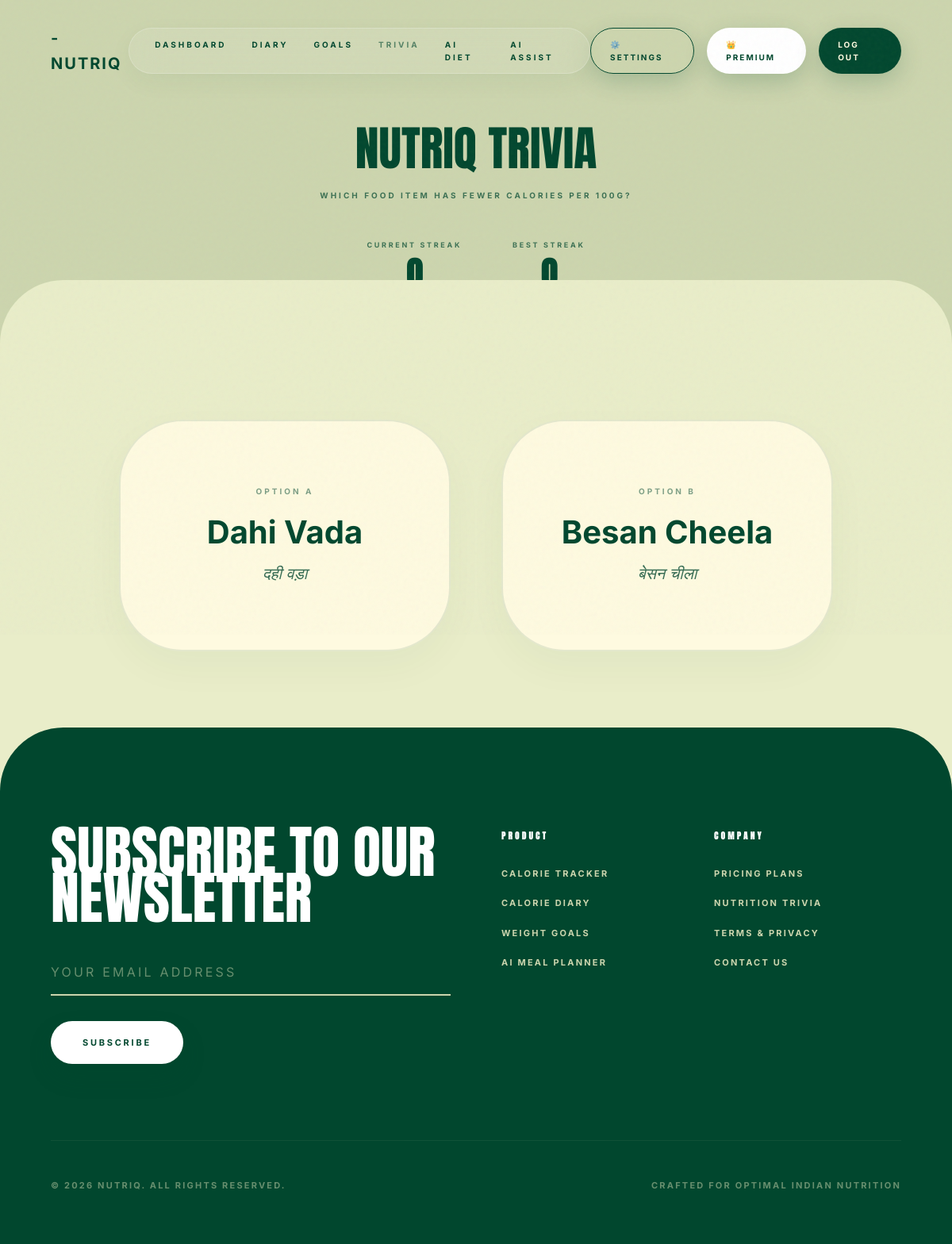
Page /trivia/ (signed in) on the committed database.
### app/models/food.py (models this page shows)
class FoodItem(db.Model):
    __tablename__ = 'food_items'
    id = db.Column(db.Integer, primary_key=True)
    name = db.Column(db.String(150), nullable=False, index=True)
    name_hindi = db.Column(db.String(150), nullable=True)
    category = db.Column(db.String(50), default="Indian") # Indian/Global/Packaged
    calories_per_100g = db.Column(db.Float, nullable=False)
    protein_g = db.Column(db.Float, default=0.0)
    carbs_g = db.Column(db.Float, default=0.0)
    fat_g = db.Column(db.Float, default=0.0)
    fiber_g = db.Column(db.Float, default=0.0)
    region = db.Column(db.String(100), nullable=True) # Punjab, South India, etc.
    is_verified = db.Column(db.Boolean, default=False)
    source = db.Column(db.String(50), default="manual") # manual/openfoodfacts/usda
    barcode = db.Column(db.String(50), nullable=True, unique=True, index=True) # Barcode for lookup
    logs = db.relationship('FoodLog', backref='food_item', lazy=True, cascade="all, delete-orphan")

### app/routes/trivia.py (the view)
@trivia_bp.route('/', methods=['GET'])
@login_required
def index():
    if 'trivia_streak' not in session:
        session['trivia_streak'] = 0
    if 'trivia_best_streak' not in session:
        session['trivia_best_streak'] = 0
    item1, item2 = get_surprising_pair()
    if not item1 or not item2:
        return render_template('trivia/index.html', error="Not enough food items in the database to play trivia. Please seed first.")
    session['trivia_item_1_id'] = item1.id
    session['trivia_item_2_id'] = item2.id
    return render_template(
        'trivia/index.html',
        item1=item1,
        item2=item2,
        streak=session['trivia_streak'],
        best_streak=session['trivia_best_streak']
    )

### app/models/user.py (called while the page is built)
@login_manager.user_loader
def load_user(user_id):
    return User.query.get(int(user_id))

### app/routes/trivia.py (called while the page is built)
def get_surprising_pair():
    foods = FoodItem.query.all()
    if len(foods) < 2:
        return None, None
    for _ in range(50):  # Try 50 times to find a close pair
        item1 = random.choice(foods)
        item2 = random.choice(foods)
        if item1.id == item2.id:
            continue
        c1 = item1.calories_per_100g
        c2 = item2.calories_per_100g
        if c1 == 0 or c2 == 0:
            continue
        diff_ratio = abs(c1 - c2) / max(c1, c2)
        if diff_ratio < 0.40 and c1 != c2:
            return item1, item2
    item1 = random.choice(foods)
    item2 = random.choice(foods)
    while item2.id == item1.id:
        item2 = random.choice(foods)
    return item1, item2

### app/templates/trivia/index.html (shortened to what this page needs)
{% extends 'base.html' %}
{% block content %}
<div class="hero flex-center" style="background-color: var(--color-sage); min-height: 45vh; height: auto; padding-top: 10rem; padding-bottom: 4rem;">
    <div class="container text-center" style="max-width: 800px; padding: 0 2rem;">
        <h1 style="font-size: 5vw; line-height: 0.9; margin-bottom: 1.5rem;">NUTRIQ TRIVIA</h1>
        <p class="label-uppercase" style="opacity: 0.7; margin-bottom: 3rem;">Which food item has FEWER calories per 100g?</p>
        <div style="display: flex; justify-content: center; gap: 4rem; font-weight: bold;">
            <div>
                <span class="label-uppercase" style="font-size: 9px; opacity: 0.7;">Current Streak</span>
                <strong id="streak-value" style="font-size: 2.5rem; font-family: var(--font-display); line-height: 1; color: var(--color-forest);">{{ streak }}</strong>
            </div>
            <div>
                <span class="label-uppercase" style="font-size: 9px; opacity: 0.7;">Best Streak</span>
                <strong id="best-streak-value" style="font-size: 2.5rem; font-family: var(--font-display); line-height: 1; color: var(--color-forest);">{{ best_streak }}</strong>
            </div>
        </div>
    </div>
</div>
<div class="section-wrapper section-olive" style="min-height: 50vh;">
    <div class="container" style="max-width: 900px;">
        {% if error %}
            <div class="db-panel text-center" style="padding: 5rem 2rem;">
                <p>{{ error }}</p>
            </div>
        {% else %}
            <div class="trivia-split">
                <div class="trivia-choice-card" id="item-card-1" data-id="{{ item1.id }}">
                    <p class="label-uppercase" style="opacity: 0.5;">Option A</p>
                    <h3 style="font-family: var(--font-body); font-weight: bold; text-transform: none; font-size: 2.5rem; margin-top: 1.5rem;">
                        {{ item1.name }}
                    </h3>
                    <p style="font-size: 1.25rem; font-style: italic; opacity: 0.8; margin-top: 0.25rem;">
                        {{ item1.name_hindi or '' }}
                    </p>
                </div>
                <div class="trivia-choice-card" id="item-card-2" data-id="{{ item2.id }}">
                    <p class="label-uppercase" style="opacity: 0.5;">Option B</p>
                    <h3 style="font-family: var(--font-body); font-weight: bold; text-transform: none; font-size: 2.5rem; margin-top: 1.5rem;">
                        {{ item2.name }}
                    </h3>
                    <p style="font-size: 1.25rem; font-style: italic; opacity: 0.8; margin-top: 0.25rem;">
                        {{ item2.name_hindi or '' }}
                    </p>
                </div>
            </div>
        {% endif %}
    </div>
</div>
{% endblock %}

### app/templates/base.html (shortened to what this page needs)
<!DOCTYPE html>
<html lang="en">
<head>
    <link rel="stylesheet" href="{{ url_for('static', filename='css/main.css') }}">
</head>
<body>
    <header class="navbar-fixed">
        <div class="logo">
            <a href="{{ url_for('dashboard.index') }}">-NUTRIQ</a>
        </div>
        <nav class="nav-pill">
            <a href="{{ url_for('dashboard.index') }}" class="nav-link {% if request.blueprint == 'dashboard' %}active{% endif %}">DASHBOARD</a>
            <a href="{{ url_for('diary.index') }}" class="nav-link {% if request.blueprint == 'diary' %}active{% endif %}">DIARY</a>
            <a href="{{ url_for('goals.index') }}" class="nav-link {% if request.blueprint == 'goals' %}active{% endif %}">GOALS</a>
            <a href="{{ url_for('trivia.index') }}" class="nav-link {% if request.blueprint == 'trivia' %}active{% endif %}">TRIVIA</a>
            <a href="{{ url_for('ai.diet_plan') }}" class="nav-link {% if request.blueprint == 'ai' and request.endpoint == 'ai.diet_plan' %}active{% endif %}">AI DIET</a>
            <a href="{{ url_for('ai.chatbot') }}" class="nav-link {% if request.blueprint == 'ai' and request.endpoint == 'ai.chatbot' %}active{% endif %}">AI ASSIST</a>
        </nav>
        <div style="display: flex; gap: 1rem;">
            {% if current_user.is_authenticated %}
                <a href="{{ url_for('notifications.settings') }}" class="nav-right-pill" style="background: none; border: 1px solid var(--color-forest); color: var(--color-forest);">
                    ⚙️ SETTINGS
                </a>
                <a href="{{ url_for('billing.plans') }}" class="nav-right-pill">
                    {% if current_user.is_premium %}👑 PREMIUM{% else %}UPGRADE{% endif %}
                </a>
                <a href="{{ url_for('auth.logout') }}" class="nav-right-pill" style="background: var(--color-forest); color: var(--color-cream);">
                    LOG OUT
                </a>
            {% else %}
                <a href="{{ url_for('auth.login') }}" class="nav-right-pill">LOG IN</a>
                <a href="{{ url_for('auth.register') }}" class="nav-right-pill" style="background: var(--color-forest); color: var(--color-cream);">SIGN UP</a>
            {% endif %}
        </div>
    </header>
    {% if error_title %}
    <div class="hero flex-center text-center" style="flex-direction: column;">
        <h1 style="font-size: 10vw; line-height: 0.8;">{{ error_title }}</h1>
        <p style="font-size: 1.5rem; max-width: 600px; margin-top: 2rem; margin-bottom: 3rem;">{{ error_desc }}</p>
        <a href="{{ url_for('dashboard.index') }}" class="btn-premium">GO HOME</a>
    </div>
    {% else %}
        {% block content %}{% endblock %}
    {% endif %}
    <footer>
        <div class="container">
            <div class="footer-grid">
                <div class="footer-left">
                    <h2 style="font-size: 6vw; line-height: 0.8; margin-bottom: 2rem; color: var(--color-white);">SUBSCRIBE TO OUR NEWSLETTER</h2>
                    <form action="#" method="POST" onsubmit="event.preventDefault(); alert('Subscribed!');">
                        <input type="email" placeholder="YOUR EMAIL ADDRESS" class="input-underline" required>
                        <button type="submit" class="btn-premium" style="background-color: var(--color-white); color: var(--color-forest);">SUBSCRIBE</button>
                    </form>
                </div>
                <div class="footer-right">
                    <div class="footer-link-col">
                        <h4>PRODUCT</h4>
                        <ul>
                            <li><a href="{{ url_for('dashboard.index') }}">Calorie tracker</a></li>
                            <li><a href="{{ url_for('diary.index') }}">Calorie Diary</a></li>
                            <li><a href="{{ url_for('goals.index') }}">Weight Goals</a></li>
                            <li><a href="{{ url_for('ai.diet_plan') }}">AI Meal planner</a></li>
                        </ul>
                    </div>
                    <div class="footer-link-col">
                        <h4>COMPANY</h4>
                        <ul>
                            <li><a href="{{ url_for('billing.plans') }}">Pricing Plans</a></li>
                            <li><a href="{{ url_for('trivia.index') }}">Nutrition Trivia</a></li>
                            <li><a href="#">Terms & Privacy</a></li>
                            <li><a href="#">Contact Us</a></li>
                        </ul>
                    </div>
                </div>
            </div>
            <div class="footer-bottom">
                <div>&copy; 2026 NUTRIQ. ALL RIGHTS RESERVED.</div>
                <div>CRAFTED FOR OPTIMAL INDIAN NUTRITION</div>
            </div>
        </div>
    </footer>
</body>
</html>

### rows in the picture
FoodItem: name "Dahi Vada", name_hindi "दही वड़ा"
FoodItem: name "Besan Cheela", name_hindi "बेसन चीला"

### other values in the picture
{{ streak }} "0"
{{ best_streak }} "0"
